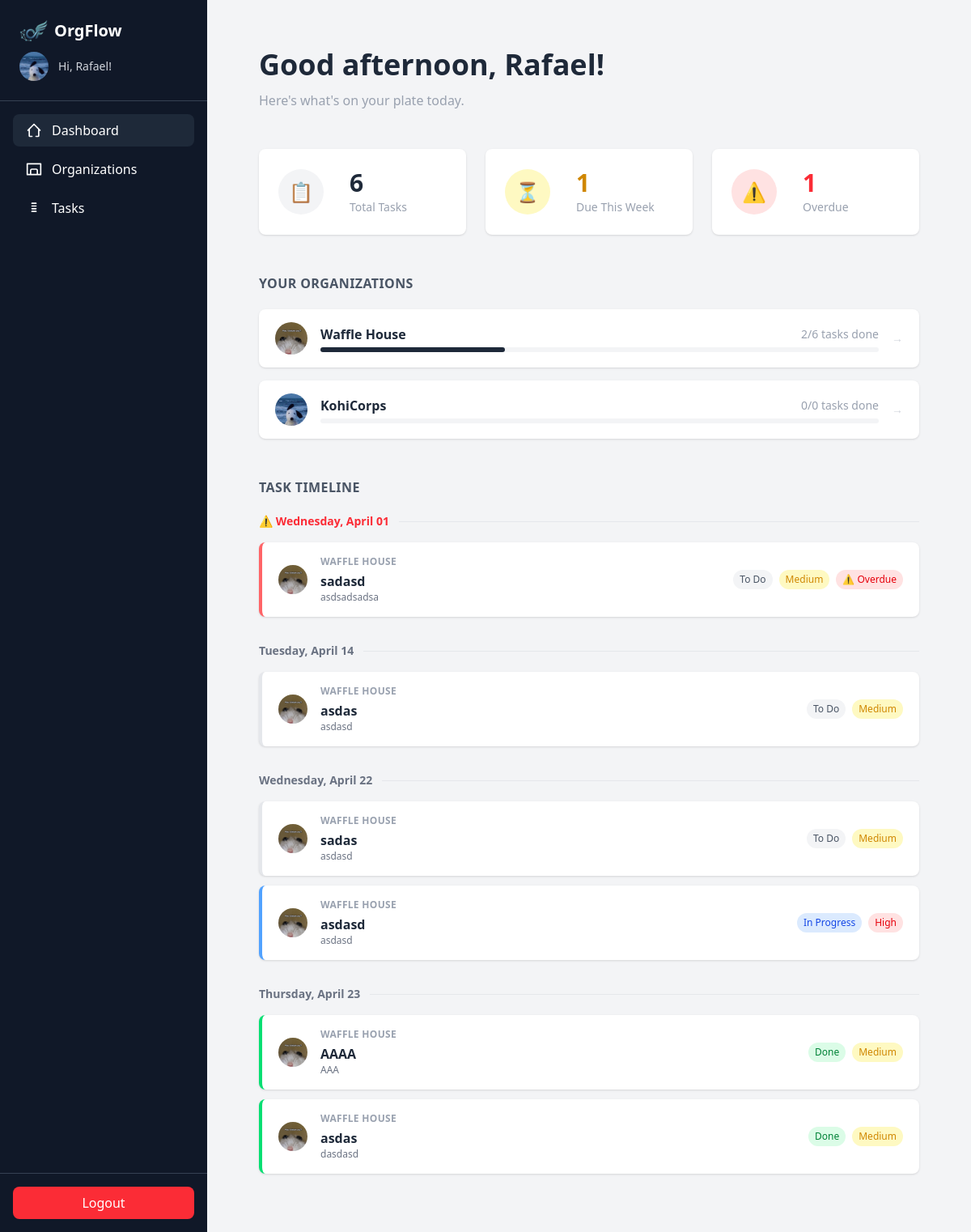
The page /dashboard/ (signed in) on the database its author committed.
### clubManagement/models.py (models this page shows, shortened)
class UserProfile(models.Model):
    user = models.OneToOneField(User, on_delete=models.CASCADE, related_name='profile')
    profile_picture = models.ImageField(upload_to='profile_pictures/', blank=True, null=True)

class Organization(models.Model):
    name = models.CharField(max_length=100)
    description = models.TextField(blank=True, default="")
    logo = models.ImageField(upload_to="org_logos/", blank=True, null=True)
    has_two_vp = models.BooleanField(default=False)
    invitation_code = models.CharField(max_length=8, unique=True, blank=True)
    owner = models.ForeignKey(User, on_delete=models.CASCADE)
    created_at = models.DateTimeField(auto_now_add=True)

class Task(models.Model):
    STATUS_CHOICES = [
        ("TODO", "To Do"),
        ("PROG", "In Progress"),
        ("DONE", "Done"),
    ]
    PRIORITY_CHOICES = [
        ("HIGH", "High"),
        ("MED", "Medium"),
        ("LOW", "Low"),
    ]
    organization = models.ForeignKey(Organization, on_delete=models.CASCADE, related_name="tasks")
    title = models.CharField(max_length=200)
    description = models.TextField(blank=True, default="")
    assigned_to = models.ForeignKey(User, on_delete=models.CASCADE, related_name="assigned_tasks")
    created_by = models.ForeignKey(User, on_delete=models.CASCADE, related_name="created_tasks")
    status = models.CharField(max_length=4, choices=STATUS_CHOICES, default="TODO")
    priority = models.CharField(max_length=4, choices=PRIORITY_CHOICES, default="MED")
    due_date = models.DateField(blank=True, null=True)
    created_at = models.DateTimeField(auto_now_add=True)
    @property
    def is_overdue(self):
        from django.utils import timezone
        return self.due_date and self.status != "DONE" and self.due_date < timezone.now().date()

### clubManagement/views.py (the view, shortened to what this page needs)
# urls.py: path('dashboard/', views.dashboard, name='dashboard'),
@login_required
def dashboard(request):
    from django.utils import timezone
    from collections import defaultdict
    user_orgs = Organization.objects.filter(membership__user=request.user)
    today = timezone.now().date()
    week_end = today + timezone.timedelta(days=7)
    all_tasks = Task.objects.filter(
        assigned_to=request.user,
        organization__in=user_orgs
    ).select_related("organization").order_by("due_date", "created_at")
    total_tasks = all_tasks.count()
    due_this_week = all_tasks.filter(due_date__gte=today, due_date__lte=week_end).count()
    overdue_count = all_tasks.filter(due_date__lt=today).exclude(status="DONE").count()
    org_stats = []
    for org in user_orgs:
        org_tasks = all_tasks.filter(organization=org)
        total = org_tasks.count()
        done = org_tasks.filter(status="DONE").count()
        percent = round((done / total) * 100) if total > 0 else 0
        org_stats.append({"org": org, "total": total, "done": done, "percent": percent})
    announcements = Announcement.objects.filter(
        organization__in=user_orgs
    ).select_related("organization", "created_by").order_by("-created_at")[:10]
    groups_dict = defaultdict(list)
    no_due_date = []
    for task in all_tasks:
        if task.due_date:
            groups_dict[task.due_date].append(task)
        else:
            no_due_date.append(task)
    task_groups = []
    for date in sorted(groups_dict.keys()):
        tasks = groups_dict[date]
        is_today = date == today
        is_overdue = date < today
        if date.year == today.year:
            date_label = date.strftime('%A, %B %d')
        else:
            date_label = date.strftime('%A, %B %d, %Y')
        task_groups.append({
            "date": date,
            "date_label": date_label,
            "is_today": is_today,
            "is_overdue": is_overdue and not is_today,
            "tasks": tasks
        })
    return render(request, "dashboard.html", {
        "active_page": "dashboard",
        "organizations": user_orgs,
        "task_groups": task_groups,
        "total_tasks": total_tasks,
        "due_this_week": due_this_week,
        "overdue_count": overdue_count,
        "org_stats": org_stats,
        "announcements": announcements,
    })

### clubManagement/templates/dashboard.html (shortened to what this page needs)
{% extends 'base.html' %}
{% block content %}
{% if not organizations %}
<div class="flex items-center justify-center h-full">
  <div class="text-center">
    <div class="mb-6 text-gray-400 text-5xl">🏢</div>
    <h1 class="text-2xl font-semibold text-gray-800 mb-2">No organizations joined yet!</h1>
    <p class="text-gray-500 mb-6">Create one or join one to get started.</p>
    <a href="{% url 'organizations' %}" class="px-5 py-2 rounded bg-gray-900 text-white hover:bg-black">
      Go to Organizations
    </a>
  </div>
</div>
{% else %}
<div class="w-full max-w-6xl mx-auto px-16 py-10" style="padding-top: 60px;">
  <div class="mb-12">
    <h1 class="text-4xl font-bold text-gray-800" id="greeting">Hello, {{ request.user.first_name }}!</h1>
    <p class="text-base text-gray-400 mt-3">Here's what's on your plate today.</p>
  </div>
  <div class="grid grid-cols-3 gap-6 mb-12">
    <div class="bg-white rounded-lg shadow-sm p-6 flex items-center" style="gap: 2rem;">
      <div class="w-14 h-14 rounded-full bg-gray-100 flex items-center justify-center text-2xl flex-shrink-0">📋</div>
      <div>
        <p class="text-3xl font-bold text-gray-800">{{ total_tasks }}</p>
        <p class="text-sm text-gray-400 mt-0.5">Total Tasks</p>
      </div>
    </div>
    <div class="bg-white rounded-lg shadow-sm p-6 flex items-center" style="gap: 2rem;">
      <div class="w-14 h-14 rounded-full bg-yellow-100 flex items-center justify-center text-2xl flex-shrink-0">⏳</div>
      <div>
        <p class="text-3xl font-bold text-yellow-600">{{ due_this_week }}</p>
        <p class="text-sm text-gray-400 mt-0.5">Due This Week</p>
      </div>
    </div>
    <div class="bg-white rounded-lg shadow-sm p-6 flex items-center" style="gap: 2rem;">
      <div class="w-14 h-14 rounded-full bg-red-100 flex items-center justify-center text-2xl flex-shrink-0">⚠️</div>
      <div>
        <p class="text-3xl font-bold text-red-500">{{ overdue_count }}</p>
        <p class="text-sm text-gray-400 mt-0.5">Overdue</p>
      </div>
    </div>
  </div>
  <div class="mb-12">
    <h2 class="text-base font-semibold text-gray-600 uppercase tracking-wide mb-5">Your Organizations</h2>
    <div class="grid grid-cols-1 gap-4">
      {% for org_stat in org_stats %}
      <a href="{% url 'org_tasks' org_stat.org.id %}" class="bg-white rounded-lg shadow-sm px-5 py-4 flex items-center gap-4 hover:shadow transition-shadow">
        {% if org_stat.org.logo %}
        <img src="{{ org_stat.org.logo.url }}" style="width:40px;height:40px;border-radius:50%;object-fit:cover;flex-shrink:0;" />
        {% else %}
        <div style="width:40px;height:40px;border-radius:50%;background:#e5e7eb;display:flex;align-items:center;justify-content:center;font-size:1rem;flex-shrink:0;">🏢</div>
        {% endif %}
        <div class="flex-1 min-w-0">
          <div class="flex items-center justify-between mb-1">
            <p class="font-semibold text-gray-800 text-base">{{ org_stat.org.name }}</p>
            <p class="text-sm text-gray-400">{{ org_stat.done }}/{{ org_stat.total }} tasks done</p>
          </div>
          <div class="w-full bg-gray-100 rounded-full h-1.5">
            <div class="bg-gray-800 h-1.5 rounded-full transition-all"
              style="width: {% if org_stat.total > 0 %}{{ org_stat.percent }}%{% else %}0%{% endif %}"></div>
          </div>
        </div>
        <span class="text-gray-300 text-sm flex-shrink-0">&rarr;</span>
      </a>
      {% endfor %}
    </div>
  </div>
  <div>
    <h2 class="text-base font-semibold text-gray-600 uppercase tracking-wide mb-5">Task Timeline</h2>
    {% if task_groups %}
      {% for group in task_groups %}
      <div class="mb-8">
        <div class="flex items-center gap-3 mb-4">
          <div class="text-sm font-semibold {% if group.is_today %}text-blue-600{% elif group.is_overdue %}text-red-500{% else %}text-gray-500{% endif %}">
            {% if group.is_today %}
              Today — {{ group.date_label }}
            {% elif group.is_overdue %}
              ⚠️ {{ group.date_label }}
            {% else %}
              {{ group.date_label }}
            {% endif %}
          </div>
          <div class="flex-1 h-px bg-gray-200"></div>
        </div>
        <div class="space-y-3">
          {% for task in group.tasks %}
          <div class="bg-white rounded-lg shadow-sm px-5 py-4 flex items-center gap-4
            {% if task.is_overdue %}border-l-4 border-l-red-400
            {% elif task.status == 'DONE' %}border-l-4 border-l-green-400
            {% elif task.status == 'PROG' %}border-l-4 border-l-blue-400
            {% else %}border-l-4 border-l-gray-200{% endif %}">
            {% if task.organization.logo %}
            <img src="{{ task.organization.logo.url }}" style="width:36px;height:36px;border-radius:50%;object-fit:cover;flex-shrink:0;" />
            {% else %}
            <div style="width:36px;height:36px;border-radius:50%;background:#e5e7eb;display:flex;align-items:center;justify-content:center;font-size:0.9rem;flex-shrink:0;">🏢</div>
            {% endif %}
            <div class="flex-1 min-w-0">
              <p class="text-xs font-semibold text-gray-400 uppercase tracking-wide mb-1">{{ task.organization.name }}</p>
              <p class="font-semibold text-gray-800 truncate">{{ task.title }}</p>
              {% if task.description %}
              <p class="text-xs text-gray-500 truncate">{{ task.description }}</p>
              {% endif %}
            </div>
            <div class="flex items-center gap-2 flex-shrink-0">
              <span class="text-xs px-2 py-1 rounded-full
                {% if task.status == 'DONE' %}bg-green-100 text-green-700
                {% elif task.status == 'PROG' %}bg-blue-100 text-blue-700
                {% else %}bg-gray-100 text-gray-600{% endif %}">
                {{ task.get_status_display }}
              </span>
              <span class="text-xs px-2 py-1 rounded-full
                {% if task.priority == 'HIGH' %}bg-red-100 text-red-600
                {% elif task.priority == 'MED' %}bg-yellow-100 text-yellow-600
                {% else %}bg-green-100 text-green-600{% endif %}">
                {{ task.get_priority_display }}
              </span>
              {% if task.is_overdue %}
              <span class="text-xs px-2 py-1 rounded-full bg-red-100 text-red-600">⚠️ Overdue</span>
              {% endif %}
            </div>
          </div>
          {% endfor %}
        </div>
      </div>
      {% endfor %}
    {% else %}
    <div class="text-center py-12 text-gray-400 bg-white rounded-lg shadow-sm">
      <div class="text-4xl mb-3">✅</div>
      <p class="text-lg font-medium text-gray-600">No tasks assigned to you yet!</p>
      <p class="text-sm mt-1">When tasks are assigned to you they will appear here.</p>
    </div>
    {% endif %}
  </div>
</div>
{% endif %}
{% endblock %}

### clubManagement/templates/base.html (shortened to what this page needs)
{% load static %}
<!doctype html>
<html lang="en">
  <head>
    <link rel="stylesheet" href="{% static 'css/dist/styles.css' %}">
  </head>
  <body class="bg-gray-100">
    <div class="flex h-screen">
      <div class="w-64 bg-gray-900 text-white flex flex-col">
        <div class="p-6 border-b border-gray-700">
          <div class="flex items-center gap-2">
            <img src="{% static 'logo_navbar.png' %}" alt="OrgFlow logo" style="height:28px;width:auto;display:inline-block;" />
            <h1 class="text-xl font-bold">OrgFlow</h1>
          </div>
          <a href="{% url 'profile' %}" class="flex items-center gap-3 mt-3 hover:opacity-80">
            {% if request.user.profile.profile_picture %}
              <img src="{{ request.user.profile.profile_picture.url }}" class="w-9 h-9 rounded-full object-cover flex-shrink-0" alt="avatar">
            {% else %}
              <div class="w-9 h-9 rounded-full bg-gray-600 flex items-center justify-center text-sm font-bold flex-shrink-0">
                {{ request.user.first_name|first|upper|default:request.user.username|first|upper }}
              </div>
            {% endif %}
            <span class="text-gray-300 text-sm">Hi, {{ request.user.first_name|default:request.user.username }}!</span>
          </a>
        </div>
        <nav class="flex-1 p-4 space-y-2">
          <a
            href="{% url 'dashboard' %}"
            class="flex items-center gap-3 px-4 py-2 rounded-lg {% if active_page == 'dashboard' %}bg-gray-800{% else %}hover:bg-gray-800{% endif %}"
          >
            <svg xmlns="http://www.w3.org/2000/svg" class="h-5 w-5" fill="none" viewBox="0 0 24 24" stroke="currentColor">
              <path stroke-linecap="round" stroke-linejoin="round" stroke-width="2" d="M3 12l2-2m0 0l7-7 7 7M5 10v10a1 1 0 001 1h3m10-11l2 2m-2-2v10a1 1 0 01-1 1h-3" />
            </svg>
            Dashboard
          </a>
          <a
            href="{% url 'organizations' %}"
            class="flex items-center gap-3 px-4 py-2 rounded-lg {% if active_page == 'organizations' %}bg-gray-800{% else %}hover:bg-gray-800{% endif %}"
          >
            <svg xmlns="http://www.w3.org/2000/svg" class="h-5 w-5" fill="none" viewBox="0 0 24 24" stroke="currentColor">
              <path stroke-linecap="round" stroke-linejoin="round" stroke-width="2" d="M17 20h5V4H2v16h5m10 0v-6a2 2 0 00-2-2H9a2 2 0 00-2 2v6m10 0H7" />
            </svg>
            Organizations
          </a>
          <a
            href="{% url 'tasks' %}"
            class="flex items-center gap-3 px-4 py-2 rounded-lg {% if active_page == 'tasks' %}bg-gray-800{% else %}hover:bg-gray-800{% endif %}"
          >
            <svg xmlns="http://www.w3.org/2000/svg" class="h-5 w-5" fill="none" viewBox="0 0 24 24" stroke="currentColor">
              <path stroke-linecap="round" stroke-linejoin="round" stroke-width="2" d="M9 5h6M9 9h6M9 13h6M9 17h6" />
            </svg>
            Tasks
          </a>
        </nav>
        <div class="p-4 border-t border-gray-700">
          <a href="{% url 'logout' %}" class="block text-center bg-red-500 py-2 rounded-lg hover:bg-red-600">
            Logout
          </a>
        </div>
      </div>
      <div class="flex-1 overflow-y-auto">
        {% block content %}{% endblock %}
      </div>
    </div>
  </body>
</html>

### rows shown on the page
Organization: org.logo (picture), org.name "Waffle House", done "2", total "6", {{ org_stat.percent }} 33 (drawn)
Organization: org.logo (picture), org.name "KohiCorps", done "0", total "0"
Task: organization.logo (picture), organization.name "WAFFLE HOUSE", title "sadasd", description "asdsadsadsa", status "To Do", priority "Medium", due_date "⚠️ Overdue"
Task: organization.logo (picture), organization.name "WAFFLE HOUSE", title "asdas", description "asdasd", status "To Do", priority "Medium"
Task: organization.logo (picture), organization.name "WAFFLE HOUSE", title "sadas", description "asdasd", status "To Do", priority "Medium"
Task: organization.logo (picture), organization.name "WAFFLE HOUSE", title "asdasd", description "asdasd", status "In Progress", priority "High"
Task: organization.logo (picture), organization.name "WAFFLE HOUSE", title "AAAA", description "AAA", status "Done", priority "Medium"
Task: organization.logo (picture), organization.name "WAFFLE HOUSE", title "asdas", description "dasdasd", status "Done", priority "Medium"

### other values the page prints
{{ request.user.first_name|default:request.user.username }} "Rafael"
{{ total_tasks }} "6"
{{ due_this_week }} "1"
{{ overdue_count }} "1"
{{ group.date_label }} "Wednesday, April 01"
{{ group.date_label }} "Tuesday, April 14" "Wednesday, April 22" "Thursday, April 23"
